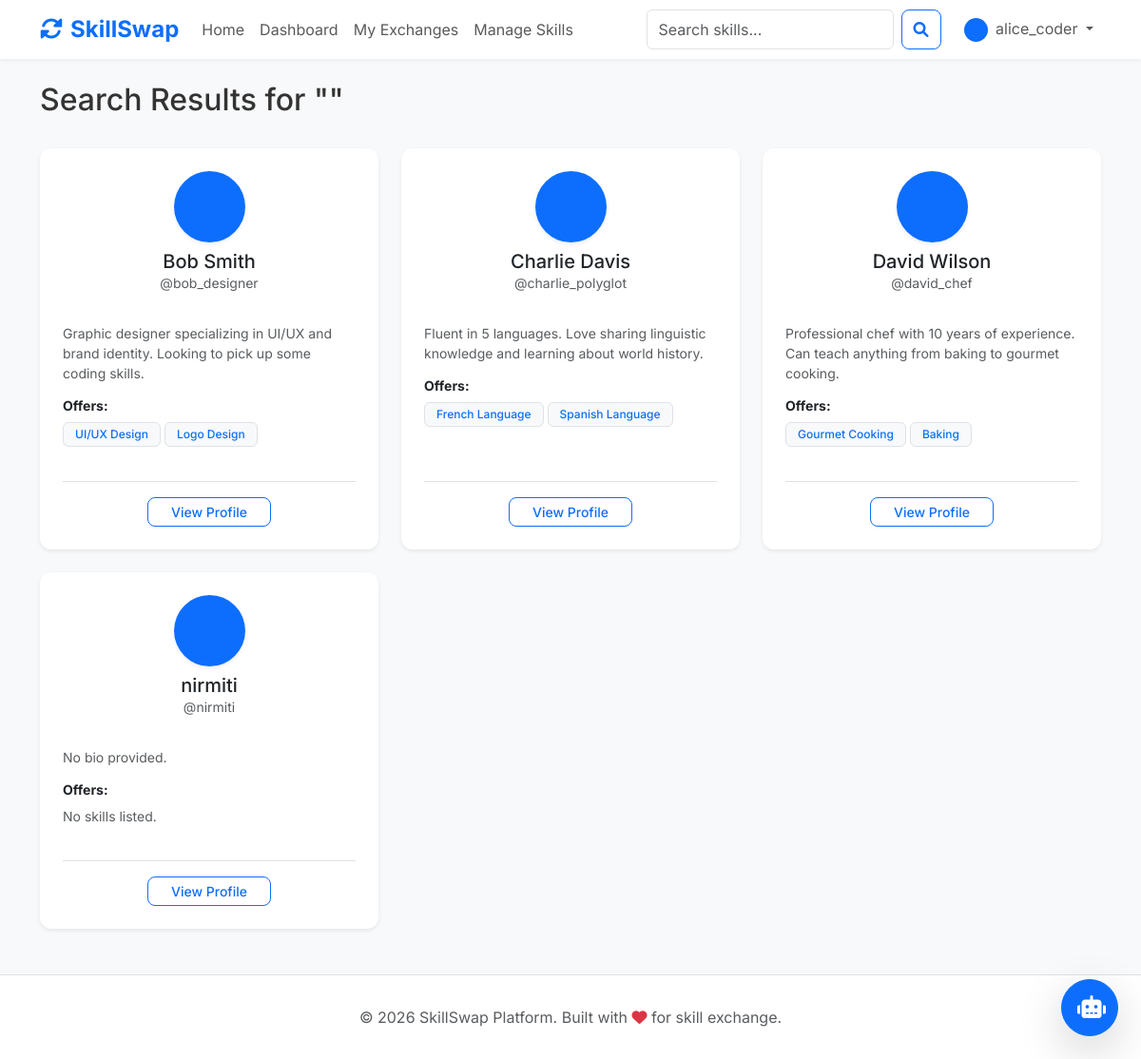
/search (signed in), run on an earlier commit of the app's database.
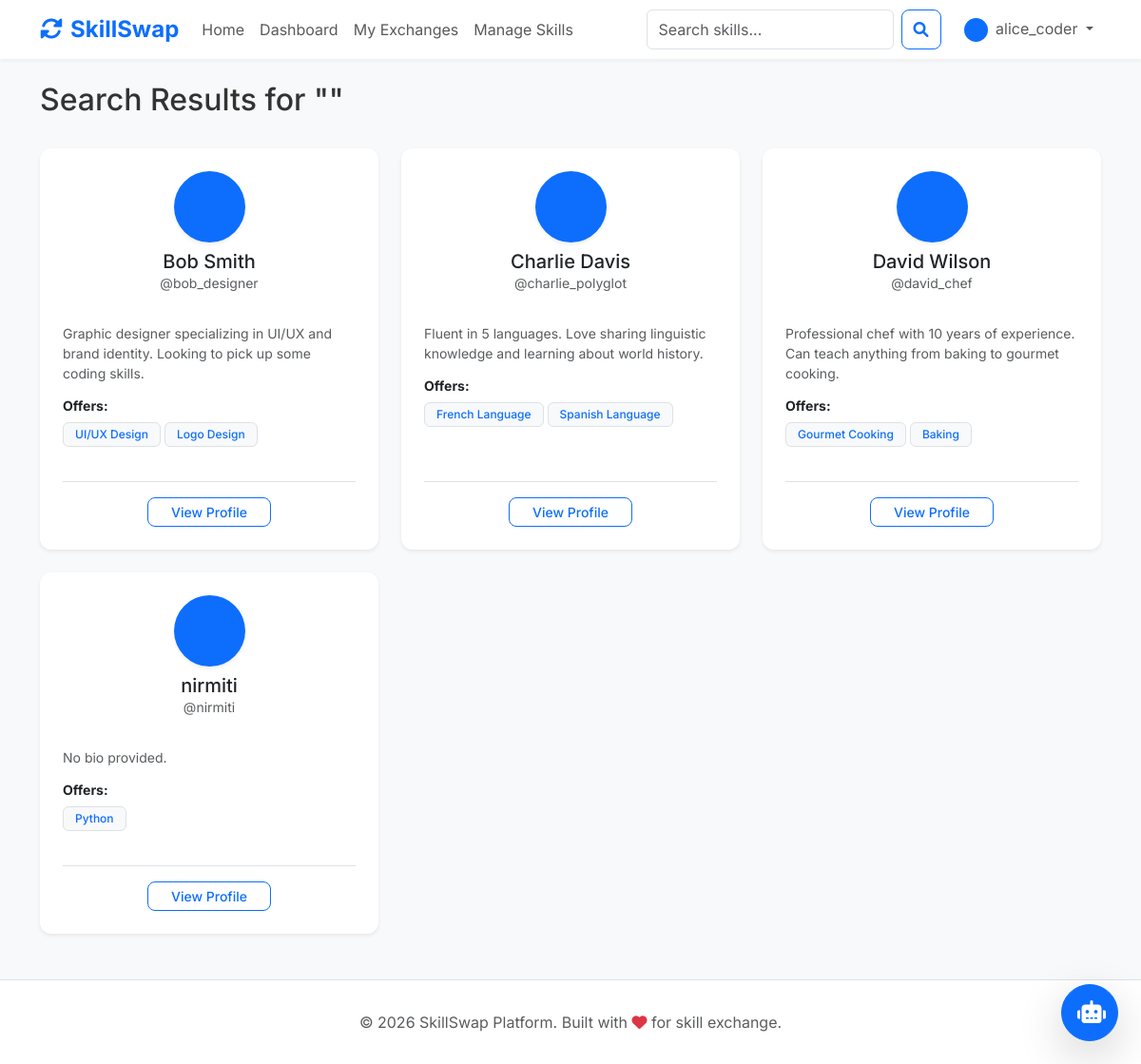
And on a later commit of the database.
### app/models/user.py (models this page shows, shortened)
class User(db.Model, UserMixin):
    id = db.Column(db.Integer, primary_key=True)
    username = db.Column(db.String(20), unique=True, nullable=False)
    email = db.Column(db.String(120), unique=True, nullable=False)
    password = db.Column(db.String(60), nullable=False)
    name = db.Column(db.String(100), nullable=False)
    bio = db.Column(db.Text, nullable=True)
    location = db.Column(db.String(100), nullable=True)
    contact_info = db.Column(db.String(200), nullable=True) # For email, Zoom link, etc.
    profile_pic = db.Column(db.String(20), nullable=False, default='default.jpg')
    date_joined = db.Column(db.DateTime, nullable=False, default=datetime.utcnow)
    skills = db.relationship('Skill', backref='owner', lazy=True, cascade="all, delete-orphan")
    requests_sent = db.relationship('ExchangeRequest',
                                   foreign_keys='ExchangeRequest.sender_id',
                                   backref='sender', lazy=True,
                                   cascade="all, delete-orphan")
    requests_received = db.relationship('ExchangeRequest',
                                       foreign_keys='ExchangeRequest.receiver_id',
                                       backref='receiver', lazy=True,
                                       cascade="all, delete-orphan")

### app/models/skill.py (models this page shows, shortened)
class Skill(db.Model):
    id = db.Column(db.Integer, primary_key=True)
    name = db.Column(db.String(100), nullable=False)
    description = db.Column(db.Text, nullable=True)
    category = db.Column(db.String(50), nullable=False) # Technical, Creative, Language, etc.
    skill_type = db.Column(db.String(20), nullable=False) # Offered, Wanted
    class_code = db.Column(db.String(50), nullable=True) # Unique code for the skill/class
    user_id = db.Column(db.Integer, db.ForeignKey('user.id'), nullable=False)
    date_added = db.Column(db.DateTime, nullable=False, default=datetime.utcnow)

### app/routes/main.py (the view, shortened to what this page needs)
@main.route("/search")
@login_required
def search():
    try:
        query = request.args.get('q', '')
        category = request.args.get('category', '')
        users_query = User.query.filter(User.id != current_user.id)
        if category:
            users_query = users_query.outerjoin(Skill).filter(Skill.category == category)
        results = users_query.distinct().all()
        return render_template('main/search_results.html', title='Search Results', results=results, query=query)
    except Exception as e:
        print(f"SEARCH ERROR: {e}")
        import traceback
        traceback.print_exc()
        return f"An internal error occurred during search: {e}", 500

### app/models/user.py (called while the page is built)
@login_manager.user_loader
def load_user(user_id):
    return User.query.get(int(user_id))

### app/templates/main/search_results.html (shortened to what this page needs)
{% extends "base.html" %}
{% block content %}
<div class="row">
    <div class="col-md-12 mb-4">
        <h2>Search Results for "{{ query }}"</h2>
    </div>
    <div class="col-md-12">
        <div class="row row-cols-1 row-cols-md-2 row-cols-lg-3 g-4">
            {% if results %}
            {% for user in results %}
            {% if user %}
            <div class="col">
                <div class="card h-100 shadow-sm p-4">
                    <div class="text-center mb-3">
                        {% if user.profile_pic %}
                        <img src="{{ url_for('static', filename='profile_pics/' + user.profile_pic) }}"
                            class="rounded-circle mx-auto mb-2 shadow-sm"
                            style="width: 75px; height: 75px; object-fit: cover;">
                        {% else %}
                        <div class="bg-primary text-white rounded-circle mx-auto mb-2 d-flex align-items-center justify-content-center"
                            style="width: 75px; height: 75px; font-size: 1.5rem;">
                            {{ user.username[0].upper() if user.username else '?' }}
                        </div>
                        {% endif %}
                        <h5 class="card-title mb-0">{{ user.name }}</h5>
                        <p class="text-muted small">@{{ user.username }}</p>
                    </div>
                    <p class="card-text small text-muted mb-3">
                        {% if user.bio %}
                        {{ user.bio[:120] }}{% if user.bio|length > 120 %}...{% endif %}
                        {% else %}
                        No bio provided.
                        {% endif %}
                    </p>
                    <div class="mb-3">
                        <h6 class="small fw-bold">Offers:</h6>
                        <div class="d-flex flex-wrap gap-1">
                            {% for skill in user.skills if skill.skill_type == 'Offered' %}
                            <span class="badge bg-light text-primary border small">{{ skill.name }}</span>
                            {% else %}
                            <span class="text-muted small italic">No skills listed.</span>
                            {% endfor %}
                        </div>
                    </div>
                    <div class="mt-auto pt-3 border-top text-center">
                        <a href="{{ url_for('profile.view_profile', username=user.username) }}"
                            class="btn btn-sm btn-outline-primary px-4">View Profile</a>
                    </div>
                </div>
            </div>
            {% endif %}
            {% endfor %}
            {% endif %}
        </div>
    </div>
</div>
{% endblock %}

### app/templates/base.html (shortened to what this page needs)
<!DOCTYPE html>
<html lang="en">
<head>
    <link href="https://cdn.jsdelivr.net/npm/bootstrap@5.3.0/dist/css/bootstrap.min.css" rel="stylesheet">
    <link rel="stylesheet" href="https://cdnjs.cloudflare.com/ajax/libs/font-awesome/6.0.0/css/all.min.css">
    <link rel="stylesheet" href="{{ url_for('static', filename='css/style.css') }}">
</head>
<body>
    <nav class="navbar navbar-expand-lg navbar-light bg-light sticky-top mb-4">
        <div class="container">
            <a class="navbar-brand" href="{{ url_for('main.index') }}">
                <i class="fas fa-sync-alt me-2"></i>SkillSwap
            </a>
            <div class="collapse navbar-collapse" id="navbarNav">
                <ul class="navbar-nav me-auto">
                    <li class="nav-item">
                        <a class="nav-link" href="{{ url_for('main.home') }}">Home</a>
                    </li>
                    {% if current_user.is_authenticated %}
                    <li class="nav-item">
                        <a class="nav-link" href="{{ url_for('main.dashboard') }}">Dashboard</a>
                    </li>
                    <li class="nav-item">
                        <a class="nav-link" href="{{ url_for('exchanges.list_exchanges') }}">My Exchanges</a>
                    </li>
                    <li class="nav-item">
                        <a class="nav-link" href="{{ url_for('skills.manage_skills') }}">Manage Skills</a>
                    </li>
                    {% endif %}
                </ul>
                <div class="navbar-nav">
                    {% if current_user.is_authenticated %}
                    <form class="d-flex me-3" action="{{ url_for('main.search') }}" method="GET">
                        <input class="form-control me-2" type="search" placeholder="Search skills..." name="q"
                            aria-label="Search">
                        <button class="btn btn-outline-primary" type="submit"><i class="fas fa-search"></i></button>
                    </form>
                    <div class="nav-item dropdown">
                        <a class="nav-link dropdown-toggle" href="#" id="navbarDropdown" role="button"
                            data-bs-toggle="dropdown">
                            {% if current_user.is_authenticated and current_user.profile_pic %}
                            <img src="{{ url_for('static', filename='profile_pics/' + current_user.profile_pic) }}"
                                class="rounded-circle me-1" style="width: 25px; height: 25px; object-fit: cover;">
                            {% else %}
                            <i class="fas fa-user-circle me-1"></i>
                            {% endif %}
                            {{ current_user.username if current_user.is_authenticated else 'Guest' }}
                        </a>
                    </div>
                    {% else %}
                    <a class="nav-item nav-link" href="{{ url_for('auth.login') }}">Login</a>
                    <a class="nav-item nav-link" href="{{ url_for('auth.register') }}">Register</a>
                    {% endif %}
                </div>
            </div>
        </div>
    </nav>
    <div class="container min-vh-100">
        {% block content %}{% endblock %}
    </div>
    <div id="chatbot-container" class="position-fixed bottom-0 end-0 m-4" style="z-index: 1050;">
        <button id="chatbot-toggle" class="btn btn-primary rounded-circle shadow-lg p-3"
            style="width: 60px; height: 60px;">
            <i class="fas fa-robot fs-4"></i>
        </button>
    </div>
    <footer class="footer text-center mt-5">
        <div class="container">
            <p class="text-muted mb-0">© 2026 SkillSwap Platform. Built with <i class="fas fa-heart text-danger"></i>
                for skill exchange.</p>
        </div>
    </footer>
</body>
</html>

### app/static/css/style.css (style rules this page uses)
#chatbot-container { transition: all 0.3s ease; }
:root { --primary-color: #0d6efd; --secondary-color: #6c757d; --success-color: #198754; --danger-color: #dc3545; --warning-color: #ffc107; --light-bg: #f8f9fa; --white: #ffffff; }
body { background-color: var(--light-bg); color: #333; }
.navbar-brand { font-weight: bold; color: var(--primary-color) !important; }
.card { border: none; border-radius: 12px; transition: all 0.3s ease; background-color: var(--white); margin-bottom: 20px; }
.btn { border-radius: 8px; font-weight: 500; }
.badge { padding: 6px 12px; font-weight: 500; }

### app/templates/base.html (style rules this page uses)
body { font-family: 'Inter', sans-serif; background-color: #f8f9fa; }
.navbar { box-shadow: 0 2px 4px rgba(0, 0, 0, 0.05); background-color: #ffffff !important; }
.navbar-brand { font-weight: 700; color: #0d6efd !important; font-size: 1.5rem; }
.btn-primary { padding: 0.5rem 1.5rem; font-weight: 500; }
.card { border: none; border-radius: 12px; box-shadow: 0 4px 6px rgba(0, 0, 0, 0.05); transition: transform 0.2s; }
.footer { background-color: #ffffff; border-top: 1px solid #dee2e6; padding: 2rem 0; margin-top: 3rem; }

What changed in the data, as far as the page shows it:
shown differently, row unchanged: User "nirmiti": no longer shows "No skills listed."
added Skill: name "Python", shown under User "nirmiti"
